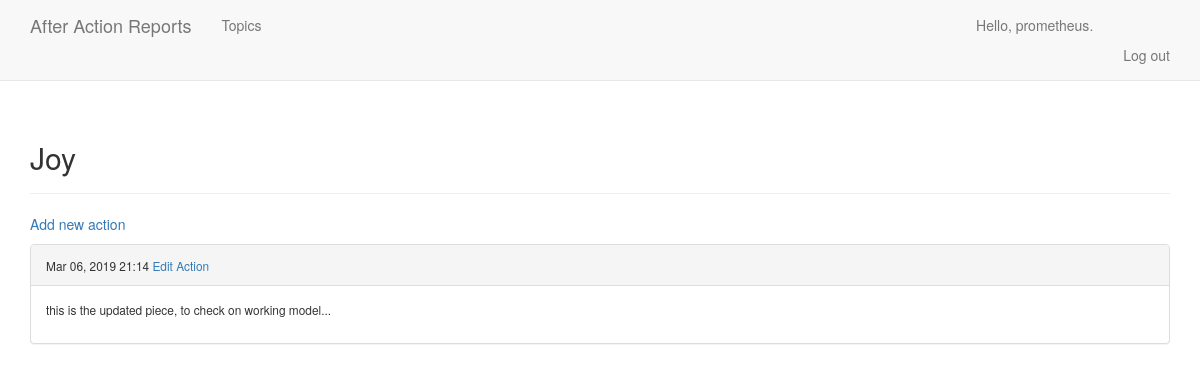
Page /topics/2/ (signed in) on the earlier database version.
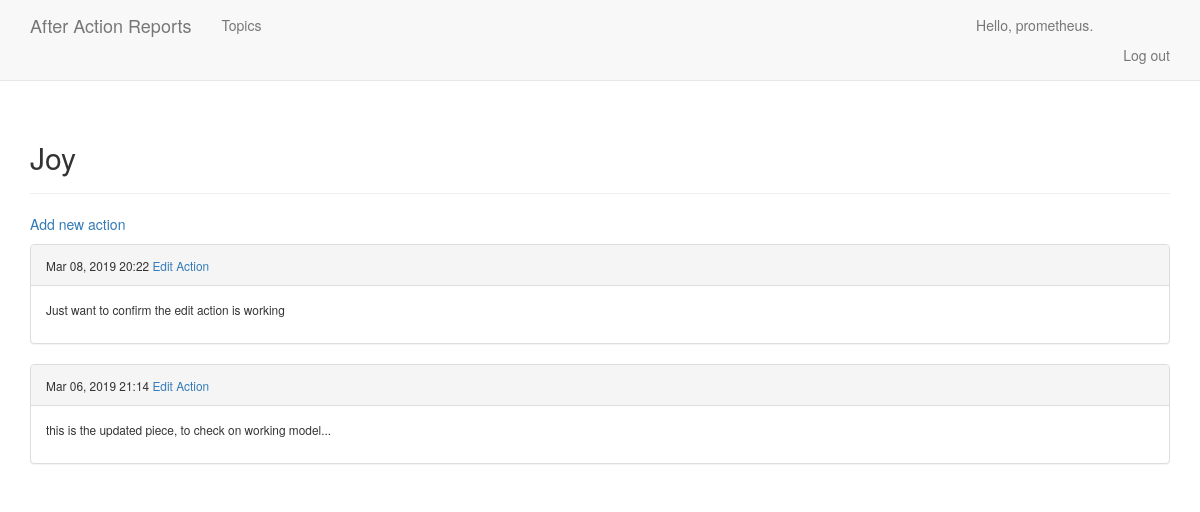
Same page on the later database version.
### AARs/models.py (models this page shows, shortened)
class Topic(models.Model):
    text = models.CharField(max_length=50)
    date_added = models.DateTimeField(auto_now_add=True)
    owner = models.ForeignKey(User, on_delete=models.CASCADE)
    def __str__(self):
        return self.text

class Actions(models.Model):
    topic = models.ForeignKey(Topic, on_delete=models.CASCADE)
    text = models.TextField()
    date_added = models.DateTimeField(auto_now_add=True)
    class Meta:
        verbose_name_plural = 'entries'

### AARs/views.py (the view)
# urls.py: path('topics/<int:topic_id>/', views.topic, name='topic'),
@login_required
def topic(request, topic_id):
    topic = Topic.objects.get(id=topic_id)
    if topic.owner != request.user:
        raise Http404
    actions = topic.actions_set.order_by('-date_added')
    context = {'topic': topic, 'actions': actions}
    return render(request, 'AARs/topic.html', context)

### AARs/templates/AARs/topic.html
{% extends "AARs/base.html" %}
{% block header %}
  <h2>{{ topic }}</h2>
{% endblock header %}
{% block content %}
  <p>
    <a href="{% url 'AARs:new_action' topic.id %}">Add new action</a>
  </p>
  {% for action in actions %}
    <div class="panel panel-default">
      <div class="panel-heading">
        <small>
          {{ action.date_added|date:'M d, Y H:i' }}
        </small>
        <small>  <a href="{% url 'AARs:edit_action' action.id %}">   Edit Action</a></small>
      </div>
      <div class="panel-body">
        <small>
          {{ action.text|linebreaks }}
        </small>
      </div>
    </div>
  {% empty %}
    No actions have been added yet.
  {% endfor %}
{% endblock content %}

### AARs/templates/AARs/base.html (shortened to what this page needs)
{% load bootstrap3 %}
<!DOCTYPE html>
<html lang="en">
  <head>
    {% bootstrap_css %}
  </head>
  <body>
    <nav class="navbar navbar-default navbar-static-top">
      <div class="container">
        <div class="navbar-header">
          <a class="navbar-brand" href="{% url 'AARs:index' %}">
            After Action Reports</a>
        </div>
        <div id="navbar" class="navbar-collapse collapse">
          <ul class="nav navbar-nav">
            <li><a href="{% url 'AARs:topics' %}">Topics</a></li>
          </ul>
          <ul class="nav navbar-nav navbar-right">
            {% if user.is_authenticated %}
              <li><a>Hello, {{ user.username }}.<a></li>
              <li><a href="{% url 'users:logout' %}">Log out</a></li>
            {% else %}
              <li><a href="{% url 'users:register' %}">Register</a></li>
              <li><a href="{% url 'users:login' %}">Log In</a></li>
            {% endif %}
          </ul>
        </div>
      </div>
    </nav>
    <div class="container">
      <div class="page-header">
        {% block header %}{% endblock header %}
      </div>
      <div>
        {% block content %}{% endblock content %}
      </div>
    </div>
  </body>
</html>

Differences in the rows shown:
added Actions: date_added "Mar 08, 2019 20:22", text "Just want to confirm the edit action is working"
